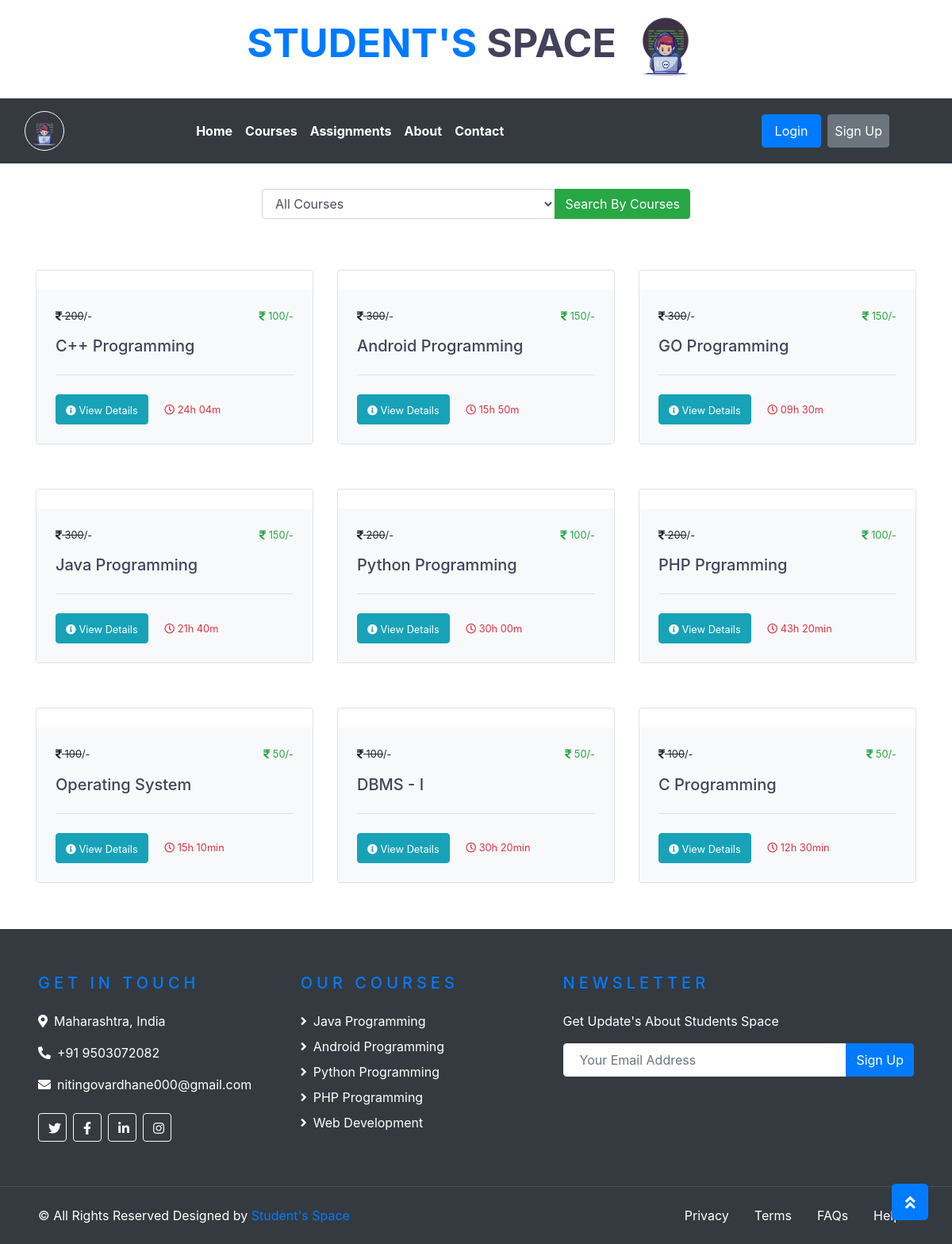
/courses.php, run on the app's committed database.
### tables this page shows
CREATE TABLE `tblcourse` (
  `courseid` int(11) NOT NULL,
  `coursename` varchar(200) NOT NULL,
  `coursedesc` text NOT NULL,
  `courseprice` float NOT NULL,
  `coursedprice` float NOT NULL,
  `courseytlink` text NOT NULL,
  `coursetime` text NOT NULL,
  `courseimage` text NOT NULL,
  `cid` int(11) NOT NULL
);

### courses.php (the view, shortened to what this page needs)
<!DOCTYPE html>
<html>
<head>
    <?php include "head.php"; ?>
    <link rel="stylesheet" href="https://cdnjs.cloudflare.com/ajax/libs/font-awesome/5.15.3/css/all.min.css">
    <link rel="stylesheet" href="https://stackpath.bootstrapcdn.com/bootstrap/4.5.2/css/bootstrap.min.css">
</head>
<body> <?php include "header.php"; ?>
    <div class="container-fluid">
        <div class="container py-2">
            <div class="row justify-content-center mb-4 mt-4">
                <div class="col-md-6">
                    <form method="post">
                        <div class="input-group">
                            <select name="cmbcname" class="form-control">
                                <option value="0">All Courses</option>
                            </select>
                            <div class="input-group-append">
                                <button class="btn btn-success" type="submit" name="btnsearchbycategory">Search By Courses</button>
                            </div>
                        </div>
                    </form>
                </div>
            </div>
            <?php
            if (isset($_POST["btnsearch"])) {
                extract($_POST);
                $query = "select * from tblcourse where coname like '%" . $txtsearch . "%'";
            } else {
                $query = "select * from tblcourse order by courseid desc";
            }
            ?>
            <div class="row mt-5">
    <?php
    $q = mysqli_query($con, $query);
    while ($r = mysqli_fetch_array($q)) {
    ?>
        <div class="course-container col-lg-4 col-md-6 mb-4">
            <div class="rounded overflow-hidden mb-2 border mb-3 mt-3">
                <div class="bg-light p-4">
                    <div class="d-flex justify-content-between mb-3">
                        <small class="m-0"><i class="fas fa-rupee-sign"></i><strike> <?php echo $r["courseprice"]; ?></strike>/-</small>
                        <small class="m-0 text-success"><i class="fas fa-rupee-sign"></i> <?php echo $r["coursedprice"]; ?>/-</small>
                    </div>
                    <h5><?php echo $r["coursename"]; ?></h5>
                    <div class="border-top mt-4 pt-4">
                        <a class="btn btn-info" href="details.php?id=<?php echo $r['courseid']; ?>">
                            <small><i class="fas fa-info-circle"></i> View Details</small>
                        </a>
                        <small class="m-3 text-danger"><i class="far fa-clock"></i> <?php echo $r["coursetime"]; ?></small>
                    </div>
                </div>
            </div>
        </div>
    <?php
    }
    ?>
</div>
        </div>
    </div>
    <?php include "footer.php"; ?>
</body>
</html>

### head.php (shortened to what this page needs)
<link rel="stylesheet" href="https://cdnjs.cloudflare.com/ajax/libs/font-awesome/6.4.0/css/all.min.css" />
<link rel="stylesheet" href="https://cdnjs.cloudflare.com/ajax/libs/font-awesome/5.15.3/css/all.min.css">
<link rel="stylesheet" href="https://stackpath.bootstrapcdn.com/bootstrap/4.5.2/css/bootstrap.min.css">
<link href="https://cdnjs.cloudflare.com/ajax/libs/font-awesome/5.10.0/css/all.min.css" rel="stylesheet">
<link href="lib/owlcarousel/assets/owl.carousel.min.css" rel="stylesheet">
<link href="css/style.css" rel="stylesheet">

### header.php (shortened to what this page needs)
<div class="container-fluid-topbar d-none d-lg-block">
    <div class="row justify-content-center align-items-center py-2 px-xl-5">
        <div class="col-lg-9 text-center">
            <a href="index.php" class="text-decoration-none">
                <h1 style="font-size: 50px">
                    <span class="text-primary">STUDENT'S</span> SPACE
                    <img src="img/students-space-logo.png" alt="Students Space Logo" height="100" width="100" />
                </h1>
            </a>
        </div>
    </div>
</div>
<div class="container-fluid px-0">
    <div class="row">
        <div class="col-lg-12">
            <nav class="navbar navbar-expand-lg bg-dark navbar-dark py-3 py-lg-3">
                <div class="collapse navbar-collapse col-lg-12" id="navbarCollapse">
                    <a href="admin/index.php" target="_blank"><img src="img/students-space-logo.png" alt="Students Space Logo" height="50" width="50" style="border: 1px solid floralwhite; border-radius: 50%;" /></a>
                    <div class="navbar-nav mx-auto">
                        <a href="index.php" class="nav-item nav-link font-weight-bold active">Home</a>
                        <a href="courses.php" class="nav-item nav-link font-weight-bold active">Courses</a>
                        <a href="assignments.php" class="nav-item nav-link font-weight-bold active">Assignments</a>
                        <a href="about.php" class="nav-item nav-link font-weight-bold active">About</a>
                        <a href="contact.php" class="nav-item nav-link font-weight-bold active">Contact</a>
                    </div>
                    <?php if ($_SESSION["email"] == null) { ?>
                        <a href="login.php" class="btn btn-primary py-2 px-3 ml-auto mr-2 d-none d-lg-block">Login</a>
                        <a href="register.php" class="btn btn-secondary py-2 px-2 d-none mr-5 d-lg-block">Sign Up</a>
                    <?php } ?>
                </div>
            </nav>
        </div>
    </div>
</div>

### footer.php (shortened to what this page needs)
<div class="container-fluid bg-dark text-white py-2 px-sm-3 px-lg-5" style="margin-top: 10px">
    <div class="row pt-5">
        <div class="col-lg-7 col-md-12">
            <div class="row">
                <div class="col-md-6 mb-5">
                    <h5 class="text-primary text-uppercase mb-4" style="letter-spacing: 5px;">Get In Touch</h5>
                    <p><i class="fa fa-map-marker-alt mr-2"></i>Maharashtra, India</p>
                    <p><i class="fa fa-phone-alt mr-2"></i>+91 9503072082</p>
                    <p><i class="fa fa-envelope mr-2"></i>nitingovardhane000@gmail.com</p>
                    <div class="d-flex justify-content-start mt-4">
                        <a class="btn btn-outline-light btn-square mr-2" href="#"><i class="fab fa-twitter"></i></a>
                        <a class="btn btn-outline-light btn-square mr-2" href="#"><i class="fab fa-facebook-f"></i></a>
                        <a class="btn btn-outline-light btn-square mr-2" href="#"><i class="fab fa-linkedin-in"></i></a>
                        <a class="btn btn-outline-light btn-square" href="#"><i class="fab fa-instagram"></i></a>
                    </div>
                </div>
                <div class="col-md-6 mb-5">
                    <h5 class="text-primary text-uppercase mb-4" style="letter-spacing: 5px;">Our Courses</h5>
                    <div class="d-flex flex-column justify-content-start">
                        <a class="text-white mb-2" href="register.php"><i class="fa fa-angle-right mr-2"></i>Java Programming</a>
                        <a class="text-white mb-2" href="register.php"><i class="fa fa-angle-right mr-2"></i>Android Programming</a>
                        <a class="text-white mb-2" href="register.php"><i class="fa fa-angle-right mr-2"></i>Python Programming</a>
                        <a class="text-white mb-2" href="register.php"><i class="fa fa-angle-right mr-2"></i>PHP Programming</a>
                        <a class="text-white" href="register.php"><i class="fa fa-angle-right mr-2"></i>Web Development</a>
                    </div>
                </div>
            </div>
        </div>
        <div class="col-lg-5 col-md-12 mb-5">
            <h5 class="text-primary text-uppercase mb-4" style="letter-spacing: 5px;">Newsletter</h5>
            <p>Get Update's About Students Space</p>
            <div class="w-100">
                <div class="input-group">
                    <input type="text" class="form-control border-light" style="padding: 20px;" placeholder="Your Email Address">
                    <div class="input-group-append">
                        <button class="btn btn-primary">Sign Up</button>
                    </div>
                </div>
            </div>
        </div>
    </div>
</div>
<div class="container-fluid bg-dark text-white border-top py-4 px-sm-3 px-md-5" style="border-color: rgba(256, 256, 256, .1) !important;">
    <div class="row">
        <div class="col-lg-6 text-center text-md-left mb-3 mb-md-0">
            <p class="m-0 text-white">&copy; All Rights Reserved Designed by <a href="https://htmlcodex.com">Student's Space</a>
            </p>
        </div>
        <div class="col-lg-6 text-center text-md-right">
            <ul class="nav d-inline-flex">
                <li class="nav-item">
                    <a class="nav-link text-white py-0" href="#">Privacy</a>
                </li>
                <li class="nav-item">
                    <a class="nav-link text-white py-0" href="#">Terms</a>
                </li>
                <li class="nav-item">
                    <a class="nav-link text-white py-0" href="#">FAQs</a>
                </li>
                <li class="nav-item">
                    <a class="nav-link text-white py-0" href="#">Help</a>
                </li>
            </ul>
        </div>
    </div>
</div>
<a href="#" class="btn btn-lg btn-primary btn-lg-square back-to-top"><i class="fa fa-angle-double-up"></i></a>

### courses.php (style rules this page uses)
.course-container { transition: box-shadow 0.2s ease-in-out; }

### data on the page
tblcourse: courseprice "200", coursedprice "100", coursename "C++ Programming", coursetime "24h 04m"
tblcourse: courseprice "300", coursedprice "150", coursename "Android Programming", coursetime "15h 50m"
tblcourse: courseprice "300", coursedprice "150", coursename "GO Programming", coursetime "09h 30m"
tblcourse: courseprice "300", coursedprice "150", coursename "Java Programming", coursetime "21h 40m"
tblcourse: courseprice "200", coursedprice "100", coursename "Python Programming", coursetime "30h 00m"
tblcourse: courseprice "200", coursedprice "100", coursename "PHP Prgramming", coursetime "43h 20min"
tblcourse: courseprice "100", coursedprice "50", coursename "Operating System", coursetime "15h 10min"
tblcourse: courseprice "100", coursedprice "50", coursename "DBMS - I", coursetime "30h 20min"
tblcourse: courseprice "100", coursedprice "50", coursename "C Programming", coursetime "12h 30min"
